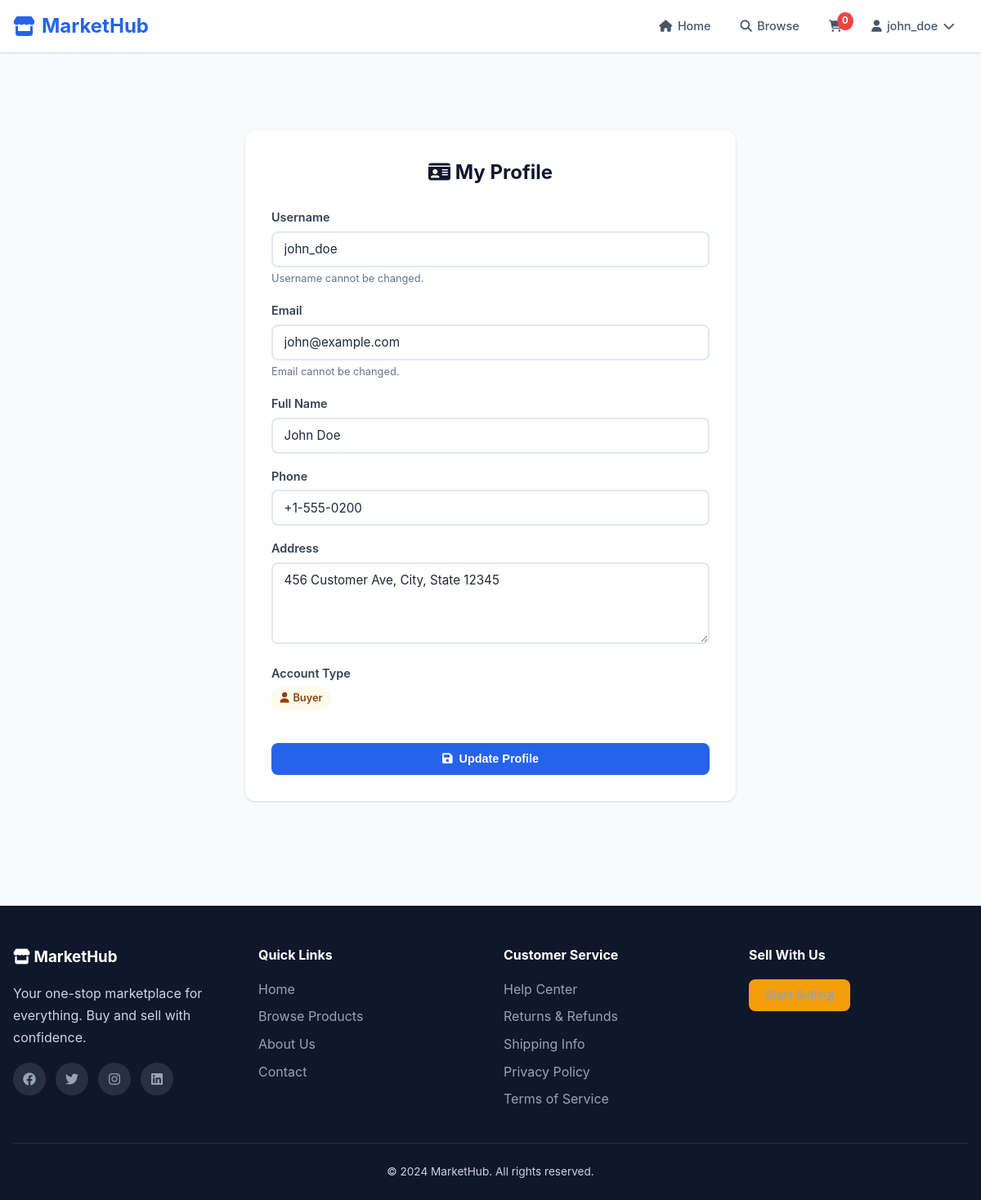
Page /auth/profile (signed in) on the committed database.
### app/models.py (models this page shows, shortened)
class User(db.Model, UserMixin):
    __tablename__ = 'users'
    id = db.Column(db.Integer, primary_key=True)
    username = db.Column(db.String(80), unique=True, nullable=False)
    email = db.Column(db.String(120), unique=True, nullable=False)
    password_hash = db.Column(db.String(128), nullable=False)
    full_name = db.Column(db.String(150))
    phone = db.Column(db.String(20))
    address = db.Column(db.Text)
    profile_image = db.Column(db.String(200), default='default.jpg')
    is_seller = db.Column(db.Boolean, default=False)
    is_admin = db.Column(db.Boolean, default=False)
    created_at = db.Column(db.DateTime, default=datetime.utcnow)
    cart_items = db.relationship('CartItem', backref='user', lazy=True, cascade='all, delete-orphan')
    orders = db.relationship('Order', backref='customer', lazy=True)
    stores = db.relationship('Store', backref='owner', lazy=True)
    reviews = db.relationship('Review', backref='author', lazy=True)

### app/routes/auth.py (the view, shortened to what this page needs)
@auth_bp.route('/profile', methods=['GET', 'POST'])
@login_required
def profile():
    return render_template('auth/profile.html', title='My Profile')

### app/models.py (called while the page is built)
@login_manager.user_loader
def load_user(user_id):
    return User.query.get(int(user_id))

### app/templates/auth/profile.html (shortened to what this page needs)
{% extends "base.html" %}
{% block content %}
<div class="section">
    <div class="section-container">
        <div class="form-container" style="max-width: 600px;">
            <h2 class="form-title"><i class="fas fa-id-card"></i> My Profile</h2>
            <form method="POST" action="">
                <div class="form-group">
                    <label>Username</label>
                    <input type="text" class="form-control" value="{{ current_user.username }}" disabled>
                    <span class="form-text">Username cannot be changed.</span>
                </div>
                <div class="form-group">
                    <label>Email</label>
                    <input type="email" class="form-control" value="{{ current_user.email }}" disabled>
                    <span class="form-text">Email cannot be changed.</span>
                </div>
                <div class="form-group">
                    <label for="full_name">Full Name</label>
                    <input type="text" name="full_name" id="full_name" class="form-control" value="{{ current_user.full_name or '' }}" placeholder="Your full name">
                </div>
                <div class="form-group">
                    <label for="phone">Phone</label>
                    <input type="text" name="phone" id="phone" class="form-control" value="{{ current_user.phone or '' }}" placeholder="Phone number">
                </div>
                <div class="form-group">
                    <label for="address">Address</label>
                    <textarea name="address" id="address" class="form-control" rows="3" placeholder="Your shipping address">{{ current_user.address or '' }}</textarea>
                </div>
                <div class="form-group">
                    <label>Account Type</label>
                    <div>
                        {% if current_user.is_seller %}
                        <span class="status-badge status-delivered"><i class="fas fa-store"></i> Seller</span>
                        {% else %}
                        <span class="status-badge status-pending"><i class="fas fa-user"></i> Buyer</span>
                        {% endif %}
                    </div>
                </div>
                <button type="submit" class="btn btn-primary btn-block mt-3"><i class="fas fa-save"></i> Update Profile</button>
            </form>
        </div>
    </div>
</div>
{% endblock %}

### app/templates/base.html (shortened to what this page needs)
<!DOCTYPE html>
<html lang="en">
<head>
    <link rel="stylesheet" href="https://cdnjs.cloudflare.com/ajax/libs/font-awesome/6.4.0/css/all.min.css">
    <link rel="stylesheet" href="{{ url_for('static', filename='css/style.css') }}">
</head>
<body>
    <nav class="navbar">
        <div class="nav-container">
            <a href="{{ url_for('main.home') }}" class="nav-brand">
                <i class="fas fa-store"></i> MarketHub
            </a>
            <div class="nav-menu" id="navMenu">
                <ul class="nav-links">
                    <li><a href="{{ url_for('main.home') }}" class="nav-link"><i class="fas fa-home"></i> Home</a></li>
                    <li><a href="{{ url_for('products.browse') }}" class="nav-link"><i class="fas fa-search"></i> Browse</a></li>
                    {% if current_user.is_authenticated %}
                        <li><a href="{{ url_for('cart.view_cart') }}" class="nav-link cart-link">
                            <i class="fas fa-shopping-cart"></i>
                            <span class="cart-badge" id="cartCount">0</span>
                        </a></li>
                        <li class="nav-dropdown">
                            <a href="#" class="nav-link dropdown-toggle">
                                <i class="fas fa-user"></i> {{ current_user.username }} <i class="fas fa-chevron-down"></i>
                            </a>
                        </li>
                    {% else %}
                        <li><a href="{{ url_for('auth.login') }}" class="nav-link"><i class="fas fa-sign-in-alt"></i> Login</a></li>
                        <li><a href="{{ url_for('auth.register') }}" class="nav-link btn-nav-primary"><i class="fas fa-user-plus"></i> Register</a></li>
                    {% endif %}
                </ul>
            </div>
        </div>
    </nav>
    <div class="flash-container">
    </div>
    <main class="main-content">
        {% block content %}{% endblock %}
    </main>
    <footer class="footer">
        <div class="footer-container">
            <div class="footer-grid">
                <div class="footer-section">
                    <h3><i class="fas fa-store"></i> MarketHub</h3>
                    <p>Your one-stop marketplace for everything. Buy and sell with confidence.</p>
                    <div class="social-links">
                        <a href="#" aria-label="Facebook"><i class="fab fa-facebook"></i></a>
                        <a href="#" aria-label="Twitter"><i class="fab fa-twitter"></i></a>
                        <a href="#" aria-label="Instagram"><i class="fab fa-instagram"></i></a>
                        <a href="#" aria-label="LinkedIn"><i class="fab fa-linkedin"></i></a>
                    </div>
                </div>
                <div class="footer-section">
                    <h4>Quick Links</h4>
                    <ul>
                        <li><a href="{{ url_for('main.home') }}">Home</a></li>
                        <li><a href="{{ url_for('products.browse') }}">Browse Products</a></li>
                        <li><a href="{{ url_for('main.about') }}">About Us</a></li>
                        <li><a href="{{ url_for('main.contact') }}">Contact</a></li>
                    </ul>
                </div>
                <div class="footer-section">
                    <h4>Customer Service</h4>
                    <ul>
                        <li><a href="#">Help Center</a></li>
                        <li><a href="#">Returns & Refunds</a></li>
                        <li><a href="#">Shipping Info</a></li>
                        <li><a href="#">Privacy Policy</a></li>
                        <li><a href="#">Terms of Service</a></li>
                    </ul>
                </div>
                <div class="footer-section">
                    <h4>Sell With Us</h4>
                    {% if current_user.is_authenticated and current_user.is_seller %}
                        <a href="{{ url_for('seller.dashboard') }}" class="btn btn-accent">Seller Dashboard</a>
                    {% else %}
                        <a href="#" class="btn btn-accent" onclick="becomeSeller(event)">Start Selling</a>
                    {% endif %}
                </div>
            </div>
            <div class="footer-bottom">
                <p>&copy; 2024 MarketHub. All rights reserved.</p>
            </div>
        </div>
    </footer>
</body>
</html>

### rows in the picture
User: username "john_doe", email "john@example.com", full_name "John Doe", phone "+1-555-0200", address "456 Customer Ave, City, State 12345"
